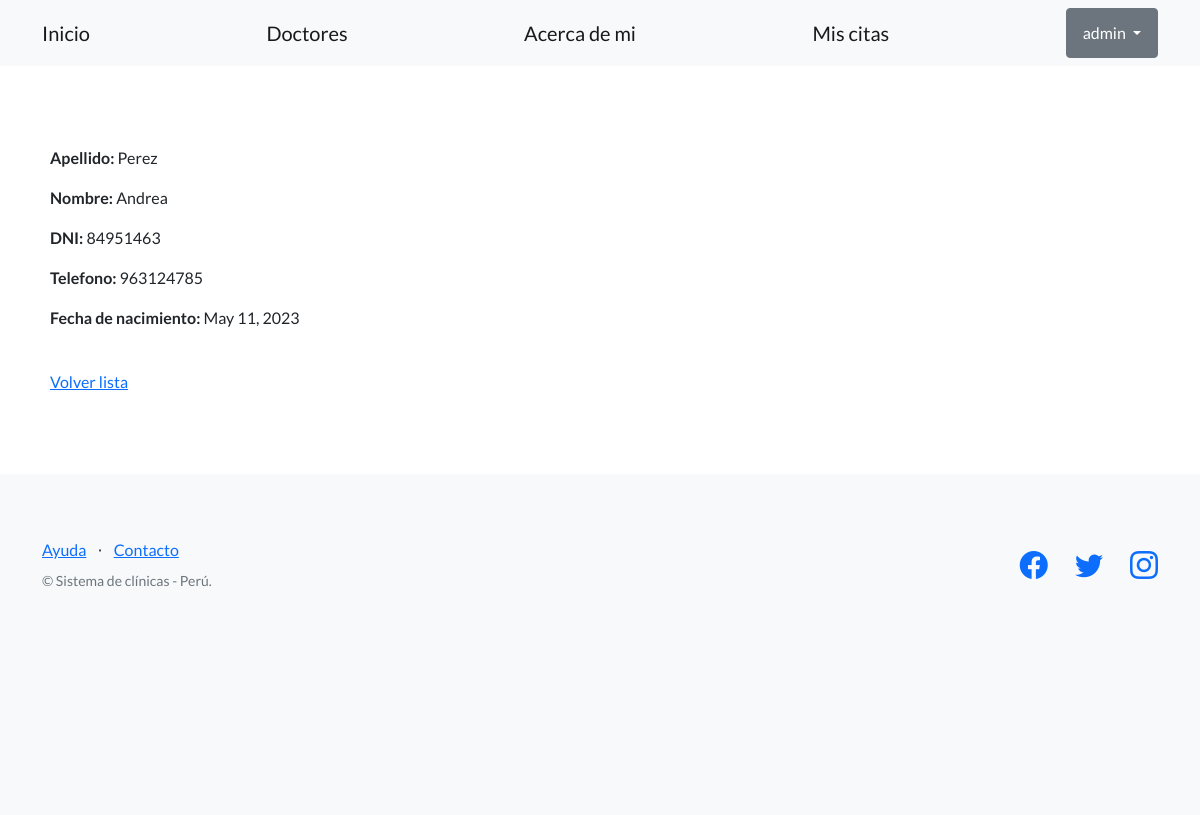
Page /clinica/pacientes/2 (signed in) on the committed database.
### control_clinica/models.py (models this page shows, shortened)
class Paciente(models.Model):
    apellido = models.CharField(max_length=256)
    nombre = models.CharField(max_length=256)
    telefono = models.CharField(max_length=20, blank=True)
    dni = models.CharField(max_length=32)
    fecha_nacimiento = models.DateField()

### control_clinica/views.py (the view)
# urls.py: path("pacientes/<int:pk>", PacienteDetailView.as_view(), name="ver_paciente"),
class PacienteDetailView(LoginRequiredMixin, DetailView):
    model = Paciente

### control_clinica/templates/control_clinica/paciente_detail.html
{% extends "control_clinica/base.html" %}
{% block contenido %}
<p>
    <strong>Apellido: </strong> {{object.apellido}}
</p>
<p>
    <strong>Nombre: </strong> {{object.nombre}}
</p>
<p>
    <strong>DNI: </strong> {{object.dni}}
</p>
<p>
    <strong>Telefono: </strong> {{object.telefono}}
</p>
<p>
    <strong>Fecha de nacimiento: </strong> {{object.fecha_nacimiento}}
</p>
<br>
<a href="{% url 'listar_pacientes' %}">Volver lista</a>
{% endblock contenido %}

### control_clinica/templates/control_clinica/base.html (shortened to what this page needs)
{% load static %}
<!DOCTYPE html>
<html lang="en">
    <head>
        <link href="https://cdn.jsdelivr.net/npm/bootstrap-icons@1.5.0/font/bootstrap-icons.css" rel="stylesheet" type="text/css" />
        <link rel="stylesheet" href="{% static 'css/styles.css' %}" rel="stylesheet"/>
    </head>
    <body>
        <nav class="navbar navbar-light bg-light static-top">
            <div class="container">
                <a class="navbar-brand" href="{% url 'inicio' %}">Inicio</a>
                <a class="navbar-brand" href="{% url 'listar_doctores' %}">Doctores</a>
                <a class="navbar-brand" href="{% url 'acerca_de_mi' %}">Acerca de mi</a>
                {% if user.is_authenticated %}
                <a class="navbar-brand" href="{% url 'listar_citas' %}">Mis citas</a>
                <div class="dropdown">
                    <button class="btn btn-secondary dropdown-toggle" type="button" id="dropdownMenuButton1" data-bs-toggle="dropdown" aria-expanded="false">
                        <div style="display: inline-flex;">
                            <span>{{ user.username }}</span>
                        </div>
                    </button>
                    </div>
                </div>
                {% else %}
                <a class="btn btn-primary" href="{% url 'login' %}">Inicio sesión</a>
                <a class="btn btn-success" href="{% url 'registro' %}">Registro</a>
                {% endif %}
        </nav>
        <section style="padding: 80px 50px; ">
            {% block contenido %}
            {% endblock contenido %}
        </section>
        <footer class="footer bg-light">
            <div class="container">
                <div class="row">
                    <div class="col-lg-6 h-100 text-center text-lg-start my-auto">
                        <ul class="list-inline mb-2">
                            <li class="list-inline-item"><a href="#!">Ayuda</a></li>
                            <li class="list-inline-item">⋅</li>
                            <li class="list-inline-item"><a href="#!">Contacto</a></li>
                        </ul>
                        <p class="text-muted small mb-4 mb-lg-0">&copy; Sistema de clínicas - Perú.</p>
                    </div>
                    <div class="col-lg-6 h-100 text-center text-lg-end my-auto">
                        <ul class="list-inline mb-0">
                            <li class="list-inline-item me-4">
                                <a href="https://www.facebook.com/sannasalud"><i class="bi-facebook fs-3"></i></a>
                            </li>
                            <li class="list-inline-item me-4">
                                <a href="https://twitter.com/clinicagoodhope?lang=es"><i class="bi-twitter fs-3"></i></a>
                            </li>
                            <li class="list-inline-item">
                                <a href="https://www.instagram.com/sannasalud/?hl=es-la"><i class="bi-instagram fs-3"></i></a>
                            </li>
                        </ul>
                    </div>
                </div>
            </div>
            <section style="padding: 80px 50px; ">
            </section>
        </footer>
    </body>
</html>

### rows in the picture
Paciente: apellido "Perez", nombre "Andrea", dni "84951463", telefono "963124785", fecha_nacimiento "May 11, 2023"

### other values in the picture
{{ user.username }} "admin"
